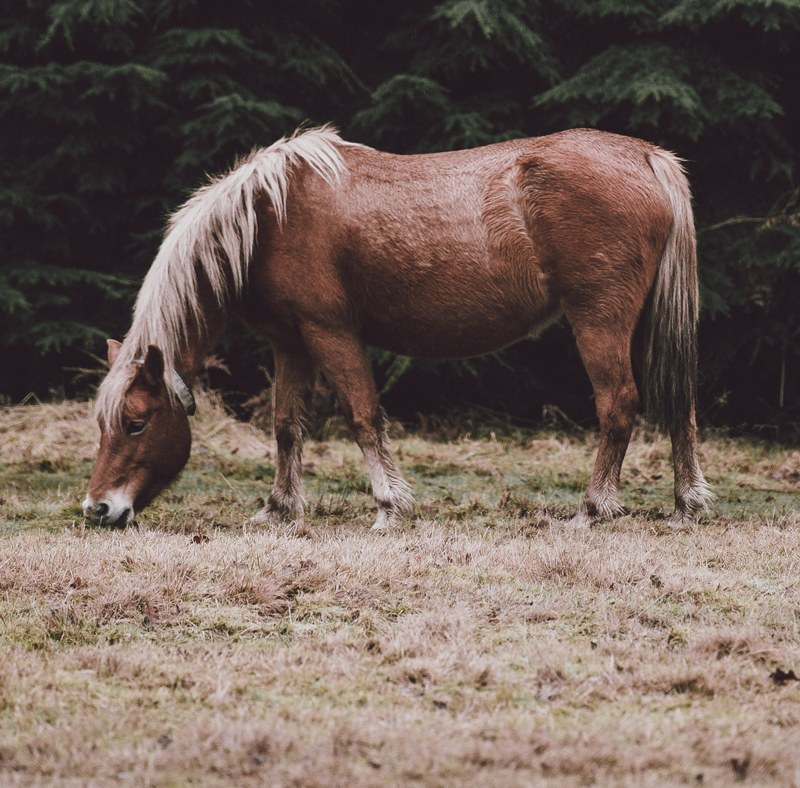
#> input picture sample_images/horse.jpg, 800 x 788 px
$ python -i capture_screenshots.py   (imports and definitions only)
#> lines starting #> are read from the running program, lines starting #| are printed output that depends on the picture
"""Drive the Streamlit app headlessly with Playwright and capture screenshots.

Starts the app, uploads a sample photo, draws real foreground/background
strokes on the canvas, runs the segmentation, and saves screenshots to
``screenshots/``. Also stitches the captured frames into a demo GIF.

    python scripts/capture_screenshots.py

Needs the dev extras:

    pip install -r requirements-dev.txt
    python -m playwright install chromium

The strokes are drawn with Playwright's real mouse events rather than
synthetic DOM events, because the drawable canvas is fabric.js-based and
ignores untrusted events.
"""

import argparse
import os
import shutil
import socket
import subprocess
import sys
import time

REPO_ROOT = os.path.dirname(os.path.dirname(os.path.abspath(__file__)))
SCREENSHOT_DIR = os.path.join(REPO_ROOT, "screenshots")
FRAME_DIR = os.path.join(SCREENSHOT_DIR, "_frames")
SAMPLE_IMAGE = os.path.join(REPO_ROOT, "sample_images", "horse.jpg")

VIEWPORT = {"width": 1000, "height": 1000}
PORT = 8899


# [30 lines left out: functions wait_for_port, start_app, not called in this run]


def settle(page, seconds=1.2):
    """Let Streamlit finish its rerun and repaint."""
    page.wait_for_timeout(int(seconds * 1000))


# [44 lines left out: functions canvas_box, draw_stroke, capture_frame, not called in this run]


def trim(path, margin=24):
    """Crop uniform borders so the screenshot is mostly content.

    A fixed 1000x1000 viewport leaves a lot of empty page below short screens;
    trimming keeps the README images readable at GitHub's display width.
    """
#> called with path = '../sample_images/horse.jpg', margin = 24
    from PIL import Image, ImageChops

    image = Image.open(path).convert("RGB")
#> image is the input picture: PIL image 800x788 RGB; mean R, G, B 112.4, 95.9, 87.9
    background = Image.new("RGB", image.size, image.getpixel((image.width - 2, image.height - 2)))
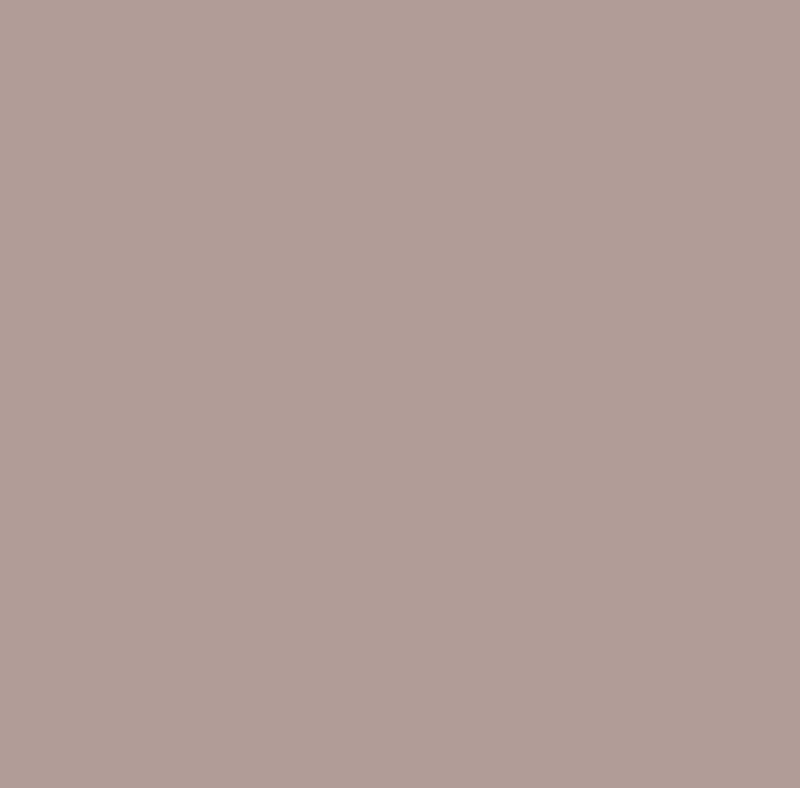
#> background: PIL image 800x788 RGB; mean R, G, B 177, 156, 151
    bbox = ImageChops.difference(image, background).convert("L").point(lambda v: 255 if v > 8 else 0).getbbox()
#> bbox = (0, 0, 800, 788)
    if not bbox:
        return

    left, top, right, bottom = bbox
#> left = 0; top = 0; right = 800; bottom = 788
    cropped = image.crop(
        (
            max(0, left - margin),
            max(0, top - margin),
            min(image.width, right + margin),
            min(image.height, bottom + margin),
        )
    )
    cropped.save(path)


def select_radio(page, label):
    page.get_by_text(label, exact=True).first.click()
    settle(page)


# [110 lines left out: functions main, build_gif, not called in this run]


# [2 lines not run here, left out]

>>> result = trim('../sample_images/horse.jpg')
